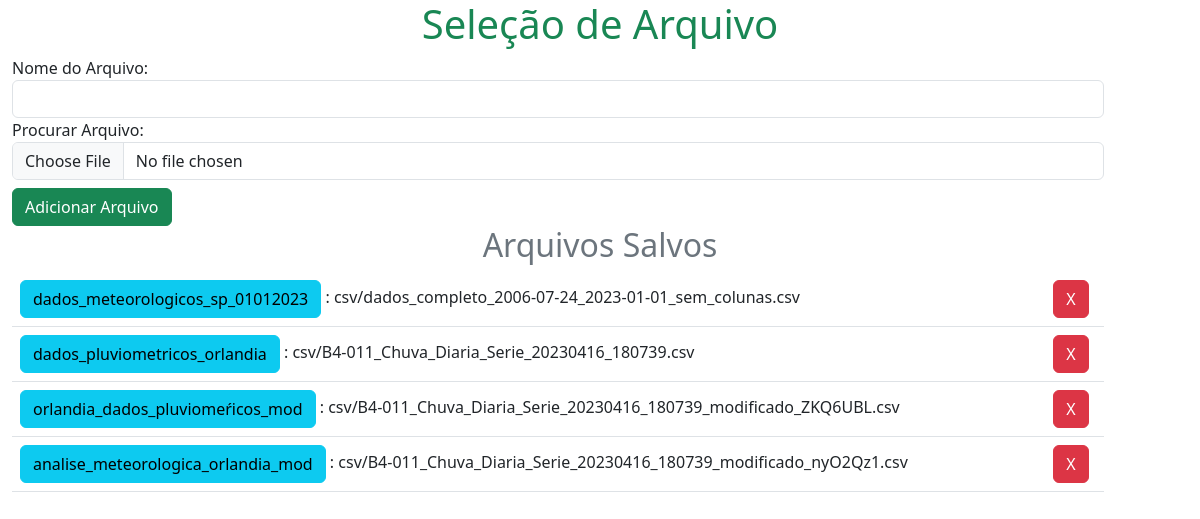
Before: / with the older database file.
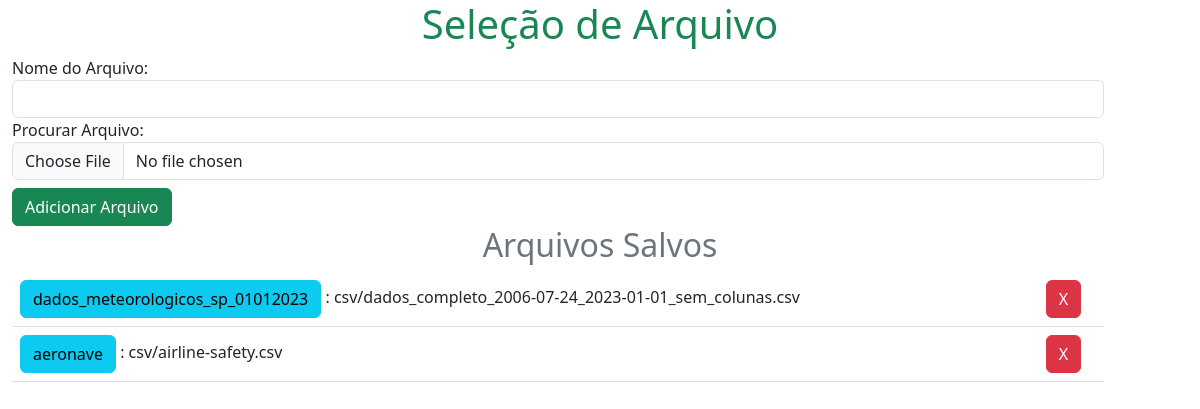
After: the same page with the newer database file.
### file_analise/models.py (models this page shows)
class Arquivos(models.Model):
    nom_arquivo = models.CharField(max_length=200, blank=False, unique=True)
    arquivo = models.FileField(upload_to='csv')
    def __str__(self):
        return f'{self.nom_arquivo}'

### file_analise/views.py (the view)
# urls.py: path('', view=index, name='index'),
def index(request):
    form = frmAddArquivo(request)
    arquivos = get_all_files()
    context = {
        'form':form,
        'arquivos': arquivos
    }
    return render(request, 'index.html',context)

### file_analise/forms.py
class formArquivo(forms.ModelForm):
    nom_arquivo = forms.CharField(required=True, label="Nome do Arquivo")
    arquivo = forms.FileField(required=True, label="Procurar Arquivo")
    arquivo.widget.attrs.update({"class":"form-control"})
    nom_arquivo.widget.attrs.update({"class":"form-control"})
    class Meta:
        model = Arquivos
        fields = ['nom_arquivo','arquivo']

### file_analise/views.py (called while the page is built, shortened)
def frmAddArquivo(request):
    form = formArquivo()
    return form

def get_all_files():
    arquivos = Arquivos.objects.all()
    return arquivos

### templates/index.html (shortened to what this page needs)
{% extends "base.html" %}
{% block content %}
<h1 class="text-center text-success">Seleção de Arquivo</h1>
<div class="row container">
    <div class="col-12">
        <form action="{% url 'index' %}" method="post" enctype="multipart/form-data">
            {{ form }}
            <input type="submit" class="btn btn-success mt-2" value="Adicionar Arquivo">
        </form>
    </div>
</div>
<h2 class="text-center text-secondary">Arquivos Salvos</h2>
<div class="row container">
    <div class="col-12">
        <table class="table table-hover">
            {% for arquivo in arquivos %}
            <tr>
                <td><a class="btn btn-info" href="{% url 'get_tabela' arquivo %}">{{arquivo}}</a> : {{ arquivo.arquivo}}</td>
                <td><a class="btn btn-danger" href="{% url 'del_file' arquivo.id %}">X</a></td>
            </tr>
            {% endfor %}
        </table>
    </div>
</div>
{% endblock content %}

Changed rows visible on the page:
removed Arquivos: nom_arquivo "dados_pluviometricos_orlandia", arquivo "csv/B4-011_Chuva_Diaria_Serie_20230416_180739.csv"
removed Arquivos: nom_arquivo "orlandia_dados_pluviomeŕicos_mod", arquivo "csv/B4-011_Chuva_Diaria_Serie_20230416_180739_modificado_ZKQ6UBL.csv"
removed Arquivos: nom_arquivo "analise_meteorologica_orlandia_mod", arquivo "csv/B4-011_Chuva_Diaria_Serie_20230416_180739_modificado_nyO2Qz1.csv"
added Arquivos: nom_arquivo "aeronave", arquivo "csv/airline-safety.csv"
